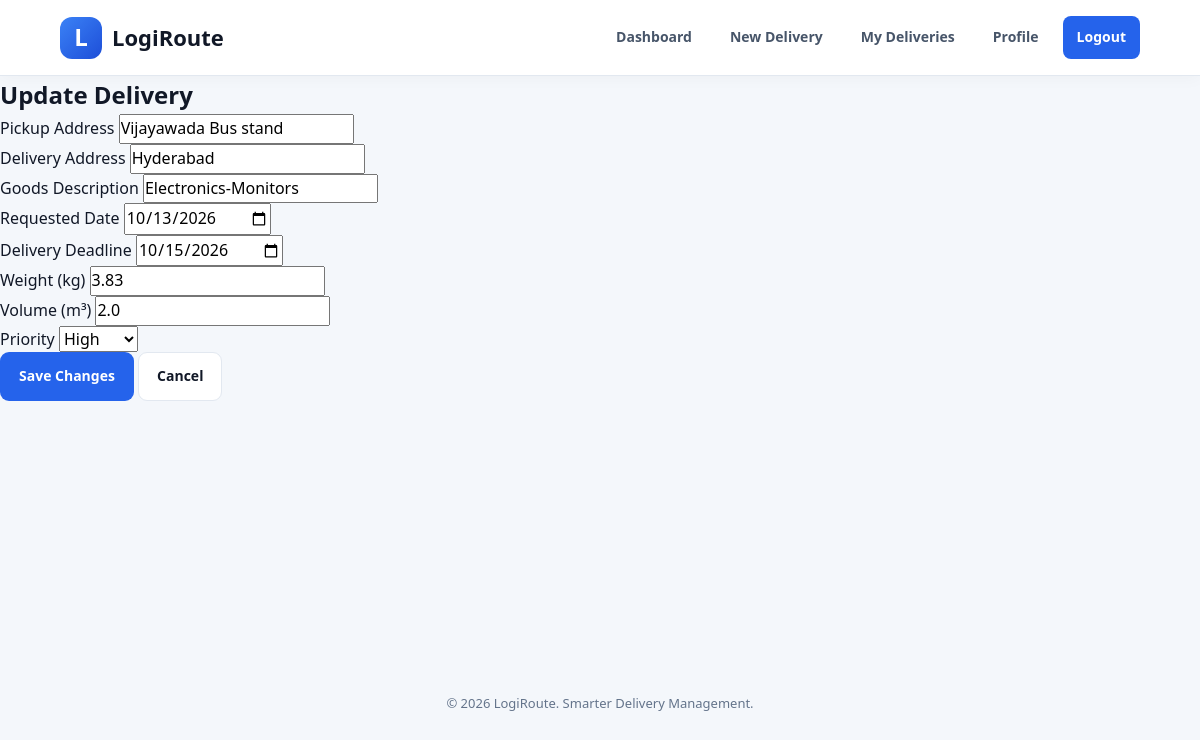
Page /user/deliveries/3/update (signed in) on the committed database.
### tables this page shows
CREATE TABLE delivery_requests (
                id INTEGER PRIMARY KEY AUTOINCREMENT,
                account_id INTEGER NOT NULL,
                pickup_address TEXT NOT NULL,
                delivery_address TEXT NOT NULL,
                goods_description TEXT NOT NULL,
                requested_date TEXT,
                status TEXT NOT NULL DEFAULT 'Pending',
                created_at TEXT NOT NULL DEFAULT CURRENT_TIMESTAMP, weight_kg REAL DEFAULT 0, volume_m3 REAL DEFAULT 0, priority TEXT NOT NULL DEFAULT 'Normal', assigned_vehicle_id INTEGER, assigned_driver_id INTEGER, warehouse_id INTEGER, estimated_distance_km REAL, estimated_duration_minutes INTEGER, delivery_deadline TEXT, rejection_reason TEXT,
                FOREIGN KEY(account_id)
                    REFERENCES accounts(id)
                    ON DELETE CASCADE
            );

### app.py (the view, shortened to what this page needs)
@app.route("/user/deliveries/<int:delivery_id>/update", methods=["GET", "POST"])
@login_required("user")
def edit_delivery(delivery_id):
    account_id = session["account_id"]
    with get_db() as db:
        delivery = db.execute("""
            SELECT * FROM delivery_requests
            WHERE id = ? AND account_id = ?
        """, (delivery_id, account_id)).fetchone()
        if not delivery:
            flash("Delivery not found.", "error")
            return redirect(url_for("user_deliveries"))
        if delivery["status"] != "Pending":
            flash("Only pending deliveries can be updated.", "error")
            return redirect(url_for("user_deliveries"))
    return render_template(
        "update_delivery.html",
        delivery=delivery,
        today=datetime.now().date().isoformat(),
    )

### app.py (called while the page is built)
def get_db():
    connection = sqlite3.connect(DATABASE, timeout=10)
    connection.row_factory = sqlite3.Row
    connection.execute("PRAGMA foreign_keys = ON")
    return connection

def login_required(role=None):
    def decorator(view_function):
        @wraps(view_function)
        def wrapper(*args, **kwargs):
            if "account_id" not in session:
                flash("Please log in to continue.", "error")
                return redirect(url_for("landing"))
            if role and session.get("role") != role:
                abort(403)
            return view_function(*args, **kwargs)
        return wrapper
    return decorator

### templates/update_delivery.html
{% extends "base.html" %}
{% block content %}
<div class="container mt-4">
    <h2>Update Delivery</h2>
    <form method="POST"
          action="{{ url_for('edit_delivery', delivery_id=delivery.id) }}">
        <div class="mb-3">
            <label>Pickup Address</label>
            <input type="text" name="pickup_address" class="form-control"
                   value="{{ delivery.pickup_address }}" required>
        </div>
        <div class="mb-3">
            <label>Delivery Address</label>
            <input type="text" name="delivery_address" class="form-control"
                   value="{{ delivery.delivery_address }}" required>
        </div>
        <div class="mb-3">
            <label>Goods Description</label>
            <input type="text" name="goods_description" class="form-control"
                   value="{{ delivery.goods_description }}" required>
        </div>
        <div class="mb-3">
            <label>Requested Date</label>
            <input type="date" name="requested_date" class="form-control"
                   value="{{ delivery.requested_date or '' }}"
                   min="{{ today }}">
        </div>
        <div class="mb-3">
            <label>Delivery Deadline</label>
            <input type="date" name="delivery_deadline" class="form-control"
                   value="{{ delivery.delivery_deadline or '' }}"
                   min="{{ today }}">
        </div>
        <div class="mb-3">
            <label>Weight (kg)</label>
            <input type="number" step="0.01" min="0.01"
                   name="weight_kg" class="form-control"
                   value="{{ delivery.weight_kg }}" required>
        </div>
        <div class="mb-3">
            <label>Volume (m³)</label>
            <input type="number" step="0.01" min="0.01"
                   name="volume_m3" class="form-control"
                   value="{{ delivery.volume_m3 }}" required>
        </div>
        <div class="mb-3">
            <label>Priority</label>
            <select name="priority" class="form-control" required>
                {% for p in ['Low', 'Normal', 'High', 'Urgent'] %}
                <option value="{{ p }}"
                    {% if delivery.priority == p %}selected{% endif %}>
                    {{ p }}
                </option>
                {% endfor %}
            </select>
        </div>
        <button type="submit" class="btn btn-primary">
            Save Changes
        </button>
        <a href="{{ url_for('user_deliveries') }}"
           class="btn btn-secondary">Cancel</a>
    </form>
</div>
{% endblock %}

### static/style.css (style rules this page uses)
* { margin: 0; padding: 0; box-sizing: border-box; }
:root { --primary: #2563eb; --primary-dark: #1d4ed8; --primary-light: #dbeafe; --background: #f4f7fb; --white: #ffffff; --text: #111827; --muted: #64748b; --border: #e2e8f0; --success: #15803d; --danger: #dc2626; --shadow: 0 12px 35px rgba(15, 23, 42, 0.07); }
html { scroll-behavior: smooth; }
body { min-height: 100vh; font-family: "Segoe UI", Arial, sans-serif; color: var(--text); background: var(--background); line-height: 1.6; }
a { color: inherit; text-decoration: none; }
button, input, textarea, select { font: inherit; }
button { cursor: pointer; }
.btn { display: inline-flex; align-items: center; justify-content: center; gap: 8px; padding: 12px 18px; border: 1px solid transparent; border-radius: 9px; font-size: 14px; font-weight: 700; text-align: center; transition: 0.2s ease; }
.btn-primary { color: var(--white); background: var(--primary); }
.btn-secondary { color: var(--text); background: var(--white); border-color: var(--border); }

### rows in the picture
delivery_requests: pickup_address "Vijayawada Bus stand", delivery_address "Hyderabad", goods_description "Electronics-Monitors", requested_date "10/13/2026", delivery_deadline "10/15/2026", weight_kg "3.83", volume_m3 "2.0", priority "High"
